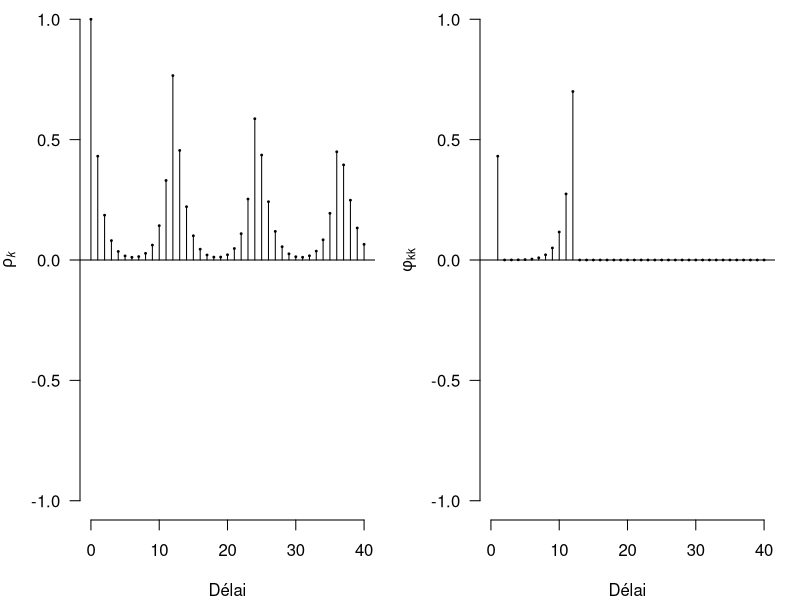

The R script that drew this image:
getIt <- function(phi,theta){
  op <- par(no.readonly = TRUE) # Obtenir l'environnement graphique.
  par(mfrow=c(1,2),mai=c(0.8,0.8,0,0.25)) # Le modifier
  theo.rho <-ARMAacf(ar = phi, ma=theta, lag.max = 40, pacf = FALSE)
  lag <- as.integer(seq(0,40,1))
  plot(lag,theo.rho,type="h",frame=FALSE,ylim=c(-1,1),
       xlab="Délai",
       ylab=expression(italic(rho[k])),
       las=1)
  abline(h=0)
  points(lag,theo.rho,cex=0.25,pch=19)
  theo.rho.part <- ARMAacf(ar = phi, ma=theta, lag.max = 40, pacf = TRUE)
  plot(theo.rho.part,type="h",frame=FALSE,ylim=c(-1,1),
       main="", las=1,
       xlab="Délai",
       ylab=expression(phi[kk]),
       xlim=c(0,40))
  abline(h=0)
  points(theo.rho.part,cex=0.25,pch=19)
  par(op) # Restaurer l'environnement graphique.
}
s <- 12
phi <- c(0.2,rep(0,s-2),0.7) # On ajoute les 0s nécessaires
theta <- NULL
getIt(phi,theta)
#
# Étude de cas...
#
# Consommation de gaz dans le comté de Stephens
#
X <- ts(c(855.2, 741.9, 617.3, 495.5, 283.2, 218.0, 121.8, 133.1, 138.8, 195.4, 430.4, 580.5,
      831.7, 765.2, 605.0, 496.6, 293.4, 219.9, 71.4, 148.9, 168.6, 199.1, 418.3, 583.1,
      849.9, 750.8, 640.1, 513.0, 335.7, 239.6, 80.8, 128.7, 161.0, 240.5, 422.4, 609.9,
      856.8, 779.6, 638.9, 499.1, 295.5, 210.9, 61.4, 166.9, 170.3, 212.6, 406.2, 605.9,
      848.9, 766.5, 635.7, 511.2, 273.7, 204.5, 68.8, 170.4, 155.1, 212.6, 429.6, 605.3,
      865.4, 759.4, 640.6, 518.1, 333.1, 261.0, 96.3, 169.3, 156.5, 216.6, 430.2, 585.8,
      876.9, 773.3, 631.5, 488.0, 305.9, 270.4, 99.1, 170.7, 194.6, 222.0, 420.8, 617.3,
      872.5, 760.6, 628.4, 516.2, 312.6, 267.4, 97.9, 167.9, 170.5, 230.0, 438.2, 577.8,
      889.5, 791.4, 680.3, 531.2, 332.2, 256.7, 116.1, 164.0, 177.8, 241.7, 424.8, 585.9),
start=c(2005,1),freq=12)
#
# Niveau d'emploi dans le comté de Stephens
#
X <- ts(c(287.5, 283.7, 284.2, 289.8, 292.4, 295.3, 292.9, 293.0, 293.8, 295.9, 301.1, 313.7,
          285.1, 282.8, 283.3, 291.1, 293.4, 295.9, 294.8, 297.2, 298.7, 301.7, 307.1, 316.4,
          290.6, 287.2, 287.6, 296.6, 299.2, 302.8, 303.4, 304.3, 305.0, 307.3, 312.4, 322.6,
          300.1, 297.5, 298.8, 304.6, 310.0, 313.6, 313.6, 314.3, 316.0, 320.8, 324.7, 337.8,
          314.3, 310.3, 311.6, 319.2, 325.3, 329.3, 328.8, 328.6, 329.9, 336.0, 342.5, 355.1,
          330.5, 328.3, 331.1, 337.3, 342.2, 346.9, 347.0, 346.7, 349.3, 354.4, 360.2, 373.1,
          344.3, 339.6, 343.4, 349.8, 354.5, 359.6, 357.5, 357.7, 360.2, 365.8, 374.3, 385.1,
          358.0, 354.6, 356.6, 363.2, 368.0, 370.9, 370.4, 371.9, 373.0, 377.6, 385.4, 394.8,
          369.1, 366.6, 369.6, 377.3, 384.6, 388.1, 387.6, 389.3, 391.3, 395.2, 402.0, 410.3,
          386.2, 380.8, 382.3, 388.1, 392.5, 393.5, 390.4, 390.8, 396.0, 400.2, 404.5, 409.6,
          385.9, 381.8, 383.5, 391.4, 398.8, 401.0, 401.4, 402.6, 402.1, 405.8, 410.3, 417.5,
          395.4, 391.7, 394.9, 404.6, 413.9, 419.5, 421.2, 424.6, 425.4, 428.9, 434.5, 441.0,
          417.5, 414.0, 418.7, 426.4, 434.9, 439.9, 439.2, 444.2, 445.1, 449.4, 456.2, 461.5,
          432.7, 425.3, 428.9, 440.4, 450.8, 457.2, 457.4, 459.6, 461.2, 464.4, 470.0, 475.2,
          448.8, 444.5, 447.8, 457.3, 467.9, 473.5, 472.8, 476.4, 476.6, 479.3),
        start=c(2001,1),freq=12)
#
# Trafic aerien aux États Unis
#
X <- ts(c(30983174, 32147663, 38342975, 35969113, 36474391, 38772238, 40395657, 41738499, 33580773, 36389842, 32734901, 36866146,
          28829794, 29715369, 37179450, 34002004, 34585497, 36981956, 38912640, 39715971, 32047526, 34405523, 32121254, 34447370,
          33809257, 32688448, 39908269, 38618515, 38823805, 41119273, 42153193, 43171610, 35309230, 38570506, 36291556, 37511830,
          35450576, 34337785, 42448030, 40818378, 40464057, 43527294, 46918931, 45841044, 37829297, 41651047, 39875749, 39190232,
          36195402, 37239740, 45664486, 43262977, 44467601, 47261820, 48826557, 48160579, 39573944, 42900870, 41847515, 40727132,
          38306506, 36969339, 45686100, 43711664, 43674826, 46654145, 49597273, 50169907, 27077913, 34181554, 34749808, 35726959,
          33895671, 33620972, 42633492, 39536354, 40895024, 44060019, 47183364, 46899366, 34776695, 40093025, 37213997, 42407172,
          37197809, 35099316, 42910514, 40370292, 41875126, 45592190, 49633439, 48343838, 37858815, 42507287, 40238253, 43698675,
          39180114, 39736435, 47876012, 47050439, 46534130, 51134050, 54317314, 52392985, 41816777, 47205665, 44553653, 46316602,
          42760657, 41120838, 52053059, 48152585, 50047901),start=c(1996,1),freq=12)/1000000
